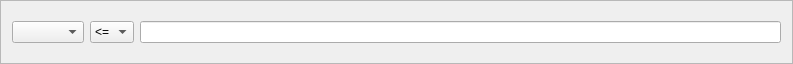
<?xml version="1.0" encoding="UTF-8"?>
<ui version="4.0">
 <class>FilterWidget</class>
 <widget class="QFrame" name="FilterWidget">
  <property name="geometry">
   <rect>
    <x>0</x>
    <y>0</y>
    <width>793</width>
    <height>64</height>
   </rect>
  </property>
  <property name="windowTitle">
   <string>Frame</string>
  </property>
  <property name="frameShape">
   <enum>QFrame::StyledPanel</enum>
  </property>
  <property name="frameShadow">
   <enum>QFrame::Raised</enum>
  </property>
  <layout class="QHBoxLayout" name="horizontalLayout">
   <item>
    <widget class="QComboBox" name="cbColumns">
     <property name="sizePolicy">
      <sizepolicy hsizetype="Preferred" vsizetype="Fixed">
       <horstretch>0</horstretch>
       <verstretch>0</verstretch>
      </sizepolicy>
     </property>
    </widget>
   </item>
   <item>
    <widget class="QComboBox" name="cbOp">
     <item>
      <property name="text">
       <string>&lt;=</string>
      </property>
     </item>
     <item>
      <property name="text">
       <string>&lt;</string>
      </property>
     </item>
     <item>
      <property name="text">
       <string>=</string>
      </property>
     </item>
     <item>
      <property name="text">
       <string>&gt;=</string>
      </property>
     </item>
     <item>
      <property name="text">
       <string>&gt;</string>
      </property>
     </item>
    </widget>
   </item>
   <item>
    <widget class="QLineEdit" name="lineEdit"/>
   </item>
  </layout>
 </widget>
 <resources/>
 <connections/>
</ui>
